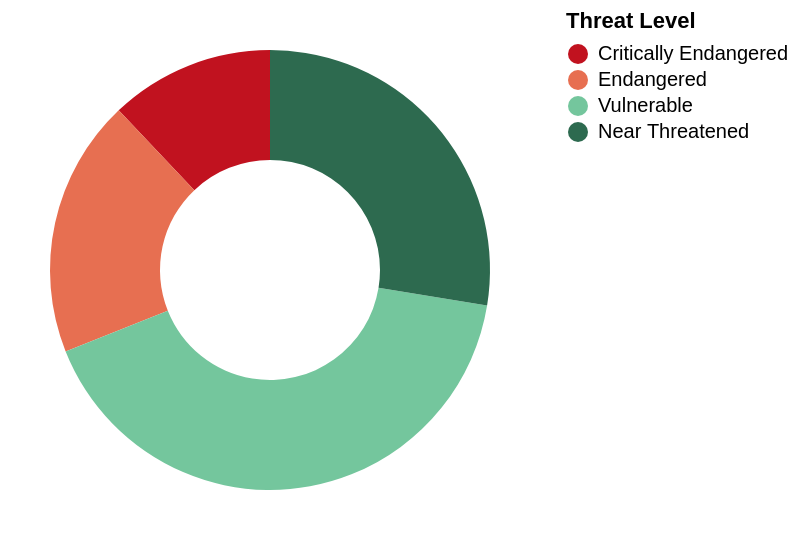

The Vega-Lite source for this figure:
### Vega-Lite specification from a JSON file in a GitHub repository (floating-point values rounded to 4 significant figures)
{"$schema": "https://vega.github.io/schema/vega-lite/v5.json", "description": "Threatened plant species in Malaysia by IUCN category (2024). Source: IUCN Red List 2024.", "data": {"values": [{"category": "Critically Endangered", "count": 35}, {"category": "Endangered", "count": 55}, {"category": "Vulnerable", "count": 120}, {"category": "Near Threatened", "count": 80}]}, "mark": {"type": "arc", "innerRadius": 55, "outerRadius": 110}, "width": 260, "height": 260, "encoding": {"theta": {"field": "count", "type": "quantitative"}, "color": {"field": "category", "type": "nominal", "scale": {"domain": ["Critically Endangered", "Endangered", "Vulnerable", "Near Threatened"], "range": ["#c1121f", "#e76f51", "#74c69d", "#2d6a4f"]}, "legend": {"title": "Threat Level", "orient": "right"}}, "tooltip": [{"field": "category"}, {"field": "count", "title": "Plant Species"}]}}
